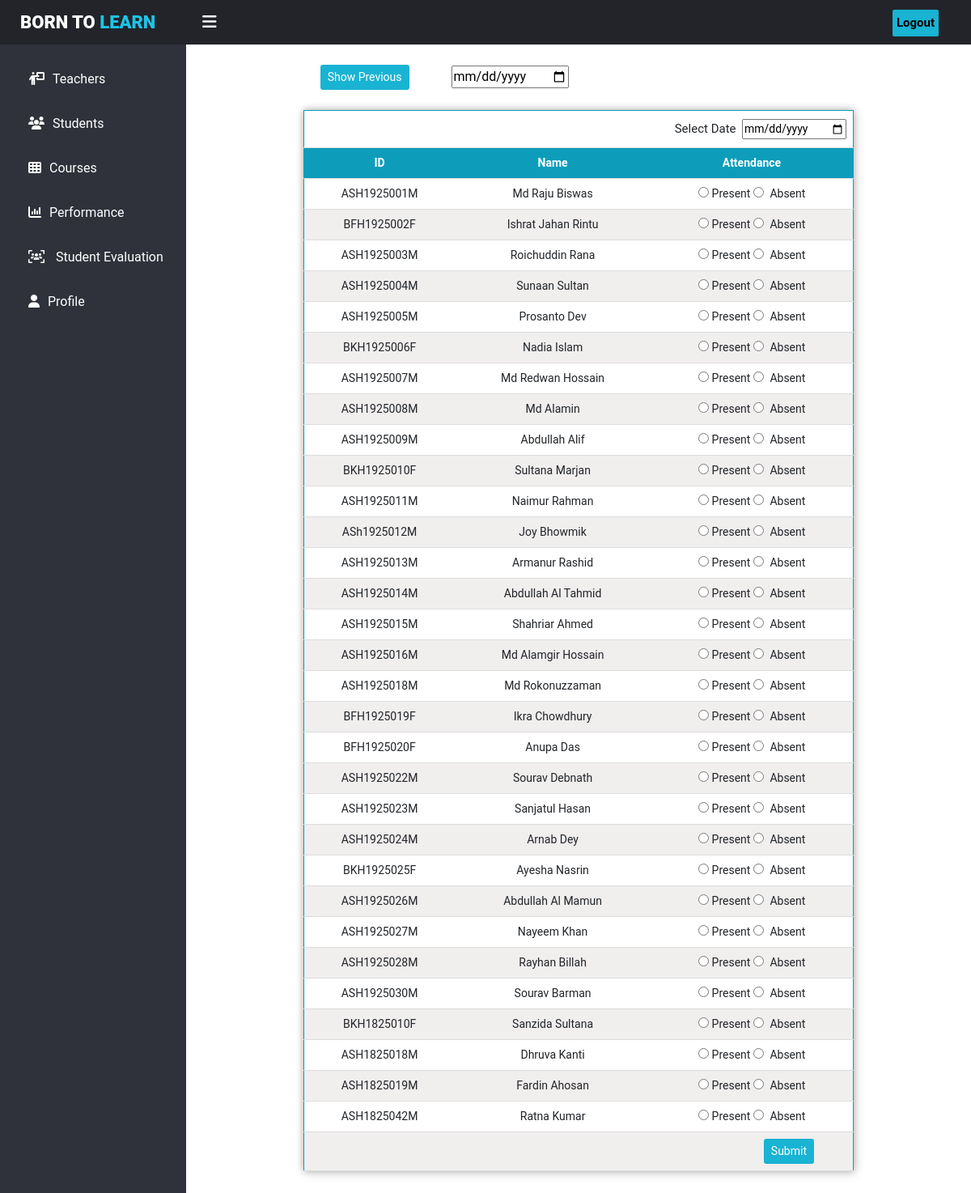
Screenshot of /teachers/courseAttandance.php?semester=6 (signed in) with the database file from the repository.
### tables this page shows
CREATE TABLE `user` (
  `ID` int(50) NOT NULL,
  `email` varchar(50) NOT NULL,
  `password` varchar(50) NOT NULL,
  `user_type` varchar(50) NOT NULL,
  `Roll` varchar(50) NOT NULL,
  `Mobile` varchar(50) NOT NULL,
  `Batch` int(11) NOT NULL,
  `semester` int(100) NOT NULL,
  `Name` varchar(50) NOT NULL
);

### teachers/courseAttandance.php (the view, shortened to what this page needs)
<?php
include '../assets/sidebar.php';
include '../assets/database.php';
if(isset(($_GET['semester']))){
    $semester=$_GET['semester'];
    $assaigncourse_id=$_GET['assaigncourse_id'];
    if(isset(($_GET['show']))){
        $date=$_GET['date'];
        $table_type="show";
    }else{
        $table_type="create";
    }
}
?>
<link rel="stylesheet" href="../css//courseAttandance.css">
        <div style="padding-bottom: 25px;padding-top:80px;">
            <div class="row">
                <div class="col-2"></div>
                <div class="col-10 d-flex">
                <form action="../teachers/courseAttandance.php" method="post">
                        <button class="btn btn-sm me-5 button_color" name="show" type="submit">Show Previous</button>
                        <input type="date" name="date" id="" required>
                    </form>
                </div>
            </div>
        </div>
<div style="padding-bottom: 45px;">
<?php if($table_type=="create"){?>
    <form action="../teachers/courseAttandance.php" method="post">
        <table style="margin-left: 50%;">
            <tbody>
                <?php
                $result = mysqli_query($conn, " SELECT * FROM `user` WHERE semester='$semester'") or die('query failed');
                if ($result->num_rows > 0) { ?>
                <tr>
                <td colspan="3"  class="text-end py-1">
                    <label for="date" class="col-2 col-form-label me-1" style="font-size:15px;">Select Date </label>
                    <input type="date" name="date" id="" required>
                 </td>
                </tr>
                     <tr id="header" style="text-align:center;">
                     <th>ID</th>
                     <th>Name</th>
                     <th>Attendance</th>
                     </tr>
                   <?php  while ($row = $result->fetch_assoc()) {
                            $student_id=$row['ID'];
                            $student_name=$row['Name'];
                            $student_roll=$row['Roll'];
                    ?>
                         <tr>
                         <td><?php echo $student_roll; ?></td>
                         <td><?php echo $student_name; ?></td>
                         <td><div>
                         <input class="me-1" type="radio" name='attend[<?php echo $student_id; ?>]' value="1">Present
                         <input class="me-1" type="radio" name='attend[<?php echo $student_id; ?>]' value="0" > Absent </div>
                         </td>
                         </tr>
                   <?php }  } ?>
                <tr>
                <td   colspan="3" class="text-end px-5"><button class="btn btn-sm button_color" name="submit" type="submit">Submit</button>
                </form> </td>
        <?php } else if($table_type=="show"){?>
            <table style="margin-left: 50%;">
            <tbody>
                <?php
                $result = mysqli_query($conn, " SELECT * FROM `user` WHERE semester='$semester'") or die('query failed');
                if ($result->num_rows > 0) { ?>
                <tr>
                <td colspan="1" style="text-align:right;">
               <h4> Date:  <?php echo $date; ?></h4>
                 </td>
                </tr>
                     <tr id="header" style="text-align:center;">
                     <th >ID</th>
                     <th>Name</th>
                     <th>Attendance</th>
                     </tr>
                   <?php  while ($row = $result->fetch_assoc()) {
                            $student_id=$row['ID'];
                            $student_name=$row['Name'];
                            $student_roll=$row['Roll'];
                            $attendanceSheet = mysqli_query($conn, " SELECT * FROM `attendance_sheet` WHERE assaigncourse_id='$assaigncourse_id' AND date='$date' AND student_id='$student_id'") or die('query failed');
                            if ($attendanceSheet->num_rows > 0) {
                                $row =$attendanceSheet->fetch_assoc();
                                $present=$row['present'];
                            }
                    ?>
                         <tr>
                         <td><?php echo $student_roll; ?></td>
                         <td><?php echo $student_name; ?></td>
                         <td>
                         <?php if($present==0){echo "Absent";}else{echo "Present";} ?>
                         </td>
                         </tr>
                   <?php }  } ?>
                <tr>
                <td   colspan="3" style="text-align:right;">
                 <a href="courseAttandance.php?semester=<?php echo $semester;?> && assaigncourse_id=<?php echo $assaigncourse_id;?> " class="card-link btn btn-sm text-white mt-2 button_color">Take Attendance</a>
                 </td>
                </tr>
            </tbody>
        </table>
            <?php }?>
    </div>
</div>

### css/sidebar.css (style rules this page uses)
body { margin: 0; padding: 0; font-family: "Roboto", sans-serif; }

### css/courseAttandance.css (style rules this page uses)
body { overflow-x: hidden; }
table { transform: translate(-50%, 0%); border-collapse: collapse; width: 680px; border: 1px solid #0d9dbb; box-shadow: 2px 2px 12px rgba(0, 0, 0, 0.2), -1px -1px 8px rgba(0, 0, 0, 0.2); }
tr { transition: all 0.2s ease-in; cursor: pointer; font-size: 14px; }
tr:nth-child(even) { background-color: #f1eeee; }
th, td { padding: 8px; text-align: center; border-bottom: 1px solid #ddd; }
#header { background-color: #0d9dbb; color: #fff; }
.button_color { background: #19b3d3; color: white; ; }

### rows the page displays
user: Roll "ASH1925001M", Name "Md Raju Biswas"
user: Roll "BFH1925002F", Name "Ishrat Jahan Rintu"
user: Roll "ASH1925003M", Name "Roichuddin Rana"
user: Roll "ASH1925004M", Name "Sunaan Sultan"
user: Roll "ASH1925005M", Name "Prosanto Dev"
user: Roll "BKH1925006F", Name "Nadia Islam"
user: Roll "ASH1925007M", Name "Md Redwan Hossain"
user: Roll "ASH1925008M", Name "Md Alamin"
user: Roll "ASH1925009M", Name "Abdullah Alif"
user: Roll "BKH1925010F", Name "Sultana Marjan"
user: Roll "ASH1925011M", Name "Naimur Rahman"
user: Roll "ASh1925012M", Name "Joy Bhowmik"
user: Roll "ASH1925013M", Name "Armanur Rashid"
user: Roll "ASH1925014M", Name "Abdullah Al Tahmid"
user: Roll "ASH1925015M", Name "Shahriar Ahmed"
user: Roll "ASH1925016M", Name "Md Alamgir Hossain"
user: Roll "ASH1925018M", Name "Md Rokonuzzaman"
user: Roll "BFH1925019F", Name "Ikra Chowdhury"
user: Roll "BFH1925020F", Name "Anupa Das"
user: Roll "ASH1925022M", Name "Sourav Debnath"
user: Roll "ASH1925023M", Name "Sanjatul Hasan"
user: Roll "ASH1925024M", Name "Arnab Dey"
user: Roll "BKH1925025F", Name "Ayesha Nasrin"
user: Roll "ASH1925026M", Name "Abdullah Al Mamun"
user: Roll "ASH1925027M", Name "Nayeem Khan"
user: Roll "ASH1925028M", Name "Rayhan Billah"
user: Roll "ASH1925030M", Name "Sourav Barman"
user: Roll "BKH1825010F", Name "Sanzida Sultana"
user: Roll "ASH1825018M", Name "Dhruva Kanti"
user: Roll "ASH1825019M", Name "Fardin Ahosan"
user: Roll "ASH1825042M", Name "Ratna Kumar"
